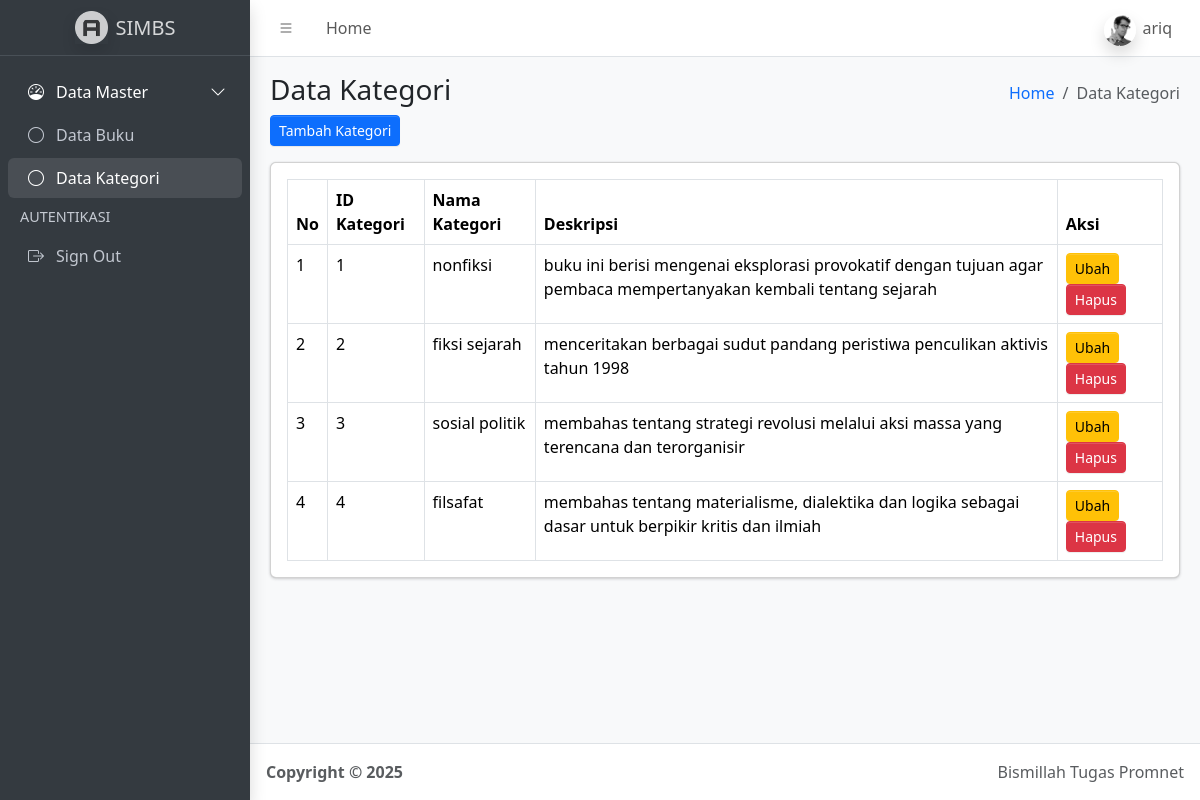
The app's page /kategori.php (signed in) with its own data.
### tables this page shows
CREATE TABLE `kategori` (
  `id_kategori` int(11) NOT NULL,
  `nama_kategori` varchar(250) NOT NULL,
  `deskripsi` varchar(400) NOT NULL,
  `tanggal_input` datetime NOT NULL
);

### function.php (called while the page is built, shortened)
<?php
$conn = mysqli_connect("localhost", "root", "", "simbs");
function query($query){
    global $conn;
    $result = mysqli_query($conn, $query);
    $rows = [];
    while($row = mysqli_fetch_assoc($result)){
        $rows[] = $row;
    }
    return $rows;
}

### kategori.php (the view, shortened to what this page needs)
<?php
require 'function.php';
$kategori = query("SELECT * FROM kategori ORDER BY id_kategori ASC");
?>
<!doctype html>
<html lang="en">
  <head>
    <link
      rel="stylesheet"
      href="https://cdn.jsdelivr.net/npm/@fontsource/source-sans-3@5.0.12/index.css"
      media="print"
      onload="this.media='all'"
    />
    <link
      rel="stylesheet"
      href="https://cdn.jsdelivr.net/npm/overlayscrollbars@2.11.0/styles/overlayscrollbars.min.css"
    />
    <link
      rel="stylesheet"
      href="https://cdn.jsdelivr.net/npm/bootstrap-icons@1.13.1/font/bootstrap-icons.min.css"
    />
    <link rel="stylesheet" href="dist/css/adminlte.min.css" />
  </head>
  <body class="layout-fixed sidebar-expand-lg bg-body-tertiary">
    <div class="app-wrapper">
      <nav class="app-header navbar navbar-expand bg-body">
        <div class="container-fluid">
          <ul class="navbar-nav">
            <li class="nav-item">
              <a class="nav-link" data-lte-toggle="sidebar" href="#" role="button">
                <i class="bi bi-list"></i>
              </a>
            </li>
            <li class="nav-item d-none d-md-block">
              <a href="index.php" class="nav-link">Home</a>
            </li>
          </ul>
          <ul class="navbar-nav ms-auto">
            <li class="nav-item dropdown user-menu">
              <a href="#" class="nav-link dropdown-toggle" data-bs-toggle="dropdown">
                <img
                  src="dist/assets/img/user2-160x160.jpg"
                  class="user-image rounded-circle shadow"
                  alt="User Image"
                />
                <span class="d-none d-md-inline">
                  <?= htmlspecialchars($_SESSION['username'] ?? 'User'); ?>
                </span>
              </a>
            </li>
          </ul>
        </div>
      </nav>
      <aside class="app-sidebar bg-body-secondary shadow" data-bs-theme="dark">
        <div class="sidebar-brand">
          <a href="index.php" class="brand-link">
            <img
              src="dist/assets/img/AdminLTELogo.png"
              alt="AdminLTE Logo"
              class="brand-image opacity-75 shadow"
            />
            <span class="brand-text fw-light">SIMBS</span>
          </a>
        </div>
        <div class="sidebar-wrapper">
          <nav class="mt-2">
            <ul
              class="nav sidebar-menu flex-column"
              data-lte-toggle="treeview"
              role="navigation"
              aria-label="Main navigation"
              data-accordion="false"
            >
              <li class="nav-item menu-open">
                <a href="#" class="nav-link active">
                  <i class="nav-icon bi bi-speedometer"></i>
                  <p>
                    Data Master
                  </p>
                </a>
                <ul class="nav nav-treeview">
                  <li class="nav-item">
                    <a href="index.php" class="nav-link">
                      <i class="nav-icon bi bi-circle"></i>
                      <p>Data Buku</p>
                    </a>
                  </li>
                  <li class="nav-item">
                    <a href="kategori.php" class="nav-link active">
                      <i class="nav-icon bi bi-circle"></i>
                      <p>Data Kategori</p>
                    </a>
                  </li>
                </ul>
              </li>
              <li class="nav-header">AUTENTIKASI</li>
              <li class="nav-item">
                <a href="logout.php" class="nav-link">
                  <i class="nav-icon bi bi-box-arrow-right"></i>
                  <p>Sign Out</p>
                </a>
              </li>
            </ul>
          </nav>
        </div>
      </aside>
      <main class="app-main">
        <div class="app-content-header">
          <div class="container-fluid">
            <div class="row">
              <div class="col-sm-6">
                <h3 class="mb-0">Data Kategori</h3>
                <a href="tambah_kategori.php" class="btn btn-primary btn-sm mt-2">Tambah Kategori</a>
              </div>
              <div class="col-sm-6">
                <ol class="breadcrumb float-sm-end">
                  <li class="breadcrumb-item"><a href="index.php">Home</a></li>
                  <li class="breadcrumb-item active">Data Kategori</li>
                </ol>
              </div>
            </div>
          </div>
        </div>
        <div class="app-content">
          <div class="container-fluid">
            <div class="card">
              <div class="card-body">
                <table class="table table-bordered table-hover">
                  <thead>
                    <tr>
                      <th>No</th>
                      <th>ID Kategori</th>
                      <th>Nama Kategori</th>
                      <th>Deskripsi</th>
                      <th>Aksi</th>
                    </tr>
                  </thead>
                  <tbody>
                    <?php if (count($kategori) === 0): ?>
                      <tr>
                        <td colspan="5" class="text-center">Data kategori belum ada.</td>
                      </tr>
                    <?php else: ?>
                      <?php $no = 1; ?>
                      <?php foreach ($kategori as $row): ?>
                        <tr>
                          <td><?= $no++; ?></td>
                          <td><?= $row['id_kategori']; ?></td>
                          <td><?= htmlspecialchars($row['nama_kategori']); ?></td>
                          <td><?= htmlspecialchars($row['deskripsi']); ?></td>
                          <td>
                            <a href="ubah_kategori.php?id=<?= $row['id_kategori']; ?>" class="btn btn-warning btn-sm">Ubah</a>
                            <a href="hapus_kategori.php?id=<?= $row['id_kategori']; ?>"
                               class="btn btn-danger btn-sm"
                               onclick="return confirm('Yakin hapus kategori ini?');">
                               Hapus
                            </a>
                          </td>
                        </tr>
                      <?php endforeach; ?>
                    <?php endif; ?>
                  </tbody>
                </table>
              </div>
            </div>
          </div>
        </div>
      </main>
      <footer class="app-footer">
        <div class="float-end d-none d-sm-inline">Bismillah Tugas Promnet</div>
        <strong>Copyright &copy; 2025</strong>
      </footer>
    </div>
  </body>
</html>

### records on screen
kategori: id_kategori "1", nama_kategori "nonfiksi", deskripsi "buku ini berisi mengenai eksplorasi provokatif dengan tujuan agar pembaca mempertanyakan kembali tentang sejarah"
kategori: id_kategori "2", nama_kategori "fiksi sejarah", deskripsi "menceritakan berbagai sudut pandang peristiwa penculikan aktivis tahun 1998"
kategori: id_kategori "3", nama_kategori "sosial politik", deskripsi "membahas tentang strategi revolusi melalui aksi massa yang terencana dan terorganisir"
kategori: id_kategori "4", nama_kategori "filsafat", deskripsi "membahas tentang materialisme, dialektika dan logika sebagai dasar untuk berpikir kritis dan ilmiah"

### other values on screen
$_SESSION['username'] "ariq"
